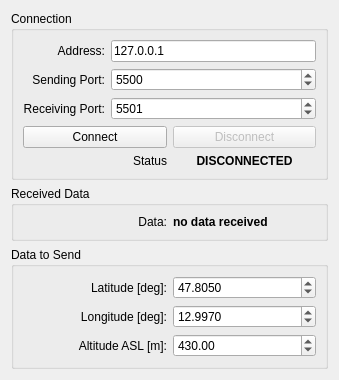
<?xml version="1.0" encoding="UTF-8"?>
<ui version="4.0">
 <class>GUI</class>
 <widget class="QWidget" name="GUI">
  <property name="geometry">
   <rect>
    <x>0</x>
    <y>0</y>
    <width>339</width>
    <height>357</height>
   </rect>
  </property>
  <property name="windowTitle">
   <string>SocketUdp</string>
  </property>
  <layout class="QGridLayout" name="gridLayout_3">
   <item row="1" column="0">
    <widget class="QGroupBox" name="groupBox_2">
     <property name="title">
      <string>Received Data</string>
     </property>
     <layout class="QGridLayout" name="gridLayout_4">
      <item row="0" column="0">
       <widget class="QLabel" name="label_8">
        <property name="text">
         <string>Data:</string>
        </property>
        <property name="alignment">
         <set>Qt::AlignRight|Qt::AlignTrailing|Qt::AlignVCenter</set>
        </property>
       </widget>
      </item>
      <item row="0" column="1">
       <widget class="QLabel" name="label_data">
        <property name="font">
         <font>
          <bold>true</bold>
         </font>
        </property>
        <property name="text">
         <string>no data received</string>
        </property>
       </widget>
      </item>
     </layout>
    </widget>
   </item>
   <item row="3" column="0">
    <spacer name="verticalSpacer">
     <property name="orientation">
      <enum>Qt::Vertical</enum>
     </property>
     <property name="sizeHint" stdset="0">
      <size>
       <width>20</width>
       <height>311</height>
      </size>
     </property>
    </spacer>
   </item>
   <item row="0" column="0">
    <widget class="QGroupBox" name="groupBox">
     <property name="title">
      <string>Connection</string>
     </property>
     <layout class="QGridLayout" name="gridLayout_5">
      <item row="0" column="0">
       <widget class="QLabel" name="label">
        <property name="text">
         <string>Address:</string>
        </property>
        <property name="alignment">
         <set>Qt::AlignRight|Qt::AlignTrailing|Qt::AlignVCenter</set>
        </property>
       </widget>
      </item>
      <item row="0" column="1">
       <widget class="QLineEdit" name="lineEdit_address">
        <property name="text">
         <string>127.0.0.1</string>
        </property>
       </widget>
      </item>
      <item row="1" column="0">
       <widget class="QLabel" name="label_5">
        <property name="text">
         <string>Sending Port:</string>
        </property>
        <property name="alignment">
         <set>Qt::AlignRight|Qt::AlignTrailing|Qt::AlignVCenter</set>
        </property>
       </widget>
      </item>
      <item row="1" column="1">
       <widget class="QSpinBox" name="spinBox_SendPort">
        <property name="minimum">
         <number>0</number>
        </property>
        <property name="maximum">
         <number>99999</number>
        </property>
        <property name="value">
         <number>5500</number>
        </property>
       </widget>
      </item>
      <item row="2" column="0">
       <widget class="QLabel" name="label_6">
        <property name="text">
         <string>Receiving Port:</string>
        </property>
        <property name="alignment">
         <set>Qt::AlignRight|Qt::AlignTrailing|Qt::AlignVCenter</set>
        </property>
       </widget>
      </item>
      <item row="2" column="1">
       <widget class="QSpinBox" name="spinBox_RecvPort">
        <property name="minimum">
         <number>0</number>
        </property>
        <property name="maximum">
         <number>99999</number>
        </property>
        <property name="value">
         <number>5501</number>
        </property>
       </widget>
      </item>
      <item row="3" column="0" colspan="2">
       <layout class="QGridLayout" name="gridLayout_2">
        <item row="0" column="0">
         <widget class="QPushButton" name="pushButton_Connect">
          <property name="text">
           <string>Connect</string>
          </property>
         </widget>
        </item>
        <item row="0" column="1">
         <widget class="QPushButton" name="pushButton_Disconnect">
          <property name="enabled">
           <bool>false</bool>
          </property>
          <property name="text">
           <string>Disconnect</string>
          </property>
         </widget>
        </item>
       </layout>
      </item>
      <item row="4" column="0" colspan="2">
       <layout class="QGridLayout" name="gridLayout">
        <item row="0" column="0">
         <widget class="QLabel" name="label_7">
          <property name="text">
           <string>Status</string>
          </property>
          <property name="alignment">
           <set>Qt::AlignRight|Qt::AlignTrailing|Qt::AlignVCenter</set>
          </property>
         </widget>
        </item>
        <item row="0" column="1">
         <widget class="QLabel" name="label_Status">
          <property name="font">
           <font>
            <bold>true</bold>
           </font>
          </property>
          <property name="text">
           <string>DISCONNECTED</string>
          </property>
          <property name="alignment">
           <set>Qt::AlignCenter</set>
          </property>
         </widget>
        </item>
       </layout>
      </item>
     </layout>
    </widget>
   </item>
   <item row="2" column="0">
    <widget class="QGroupBox" name="groupBox_3">
     <property name="title">
      <string>Data to Send</string>
     </property>
     <layout class="QGridLayout" name="gridLayout_6">
      <item row="1" column="0">
       <widget class="QLabel" name="label_9">
        <property name="text">
         <string>Longitude [deg]:</string>
        </property>
        <property name="alignment">
         <set>Qt::AlignRight|Qt::AlignTrailing|Qt::AlignVCenter</set>
        </property>
       </widget>
      </item>
      <item row="3" column="0">
       <widget class="QLabel" name="label_3">
        <property name="text">
         <string>Altitude ASL [m]:</string>
        </property>
        <property name="alignment">
         <set>Qt::AlignRight|Qt::AlignTrailing|Qt::AlignVCenter</set>
        </property>
       </widget>
      </item>
      <item row="1" column="1">
       <widget class="QDoubleSpinBox" name="spinBoxLon">
        <property name="decimals">
         <number>4</number>
        </property>
        <property name="minimum">
         <double>-180.000000000000000</double>
        </property>
        <property name="maximum">
         <double>180.000000000000000</double>
        </property>
        <property name="value">
         <double>12.997000000000000</double>
        </property>
       </widget>
      </item>
      <item row="3" column="1">
       <widget class="QDoubleSpinBox" name="spinBoxAlt">
        <property name="maximum">
         <double>9999.989999999999782</double>
        </property>
        <property name="value">
         <double>430.000000000000000</double>
        </property>
       </widget>
      </item>
      <item row="0" column="0">
       <widget class="QLabel" name="label_2">
        <property name="text">
         <string>Latitude [deg]:</string>
        </property>
        <property name="alignment">
         <set>Qt::AlignRight|Qt::AlignTrailing|Qt::AlignVCenter</set>
        </property>
       </widget>
      </item>
      <item row="0" column="1">
       <widget class="QDoubleSpinBox" name="spinBoxLat">
        <property name="decimals">
         <number>4</number>
        </property>
        <property name="value">
         <double>47.805000000000000</double>
        </property>
       </widget>
      </item>
     </layout>
    </widget>
   </item>
  </layout>
 </widget>
 <resources/>
 <connections/>
</ui>
